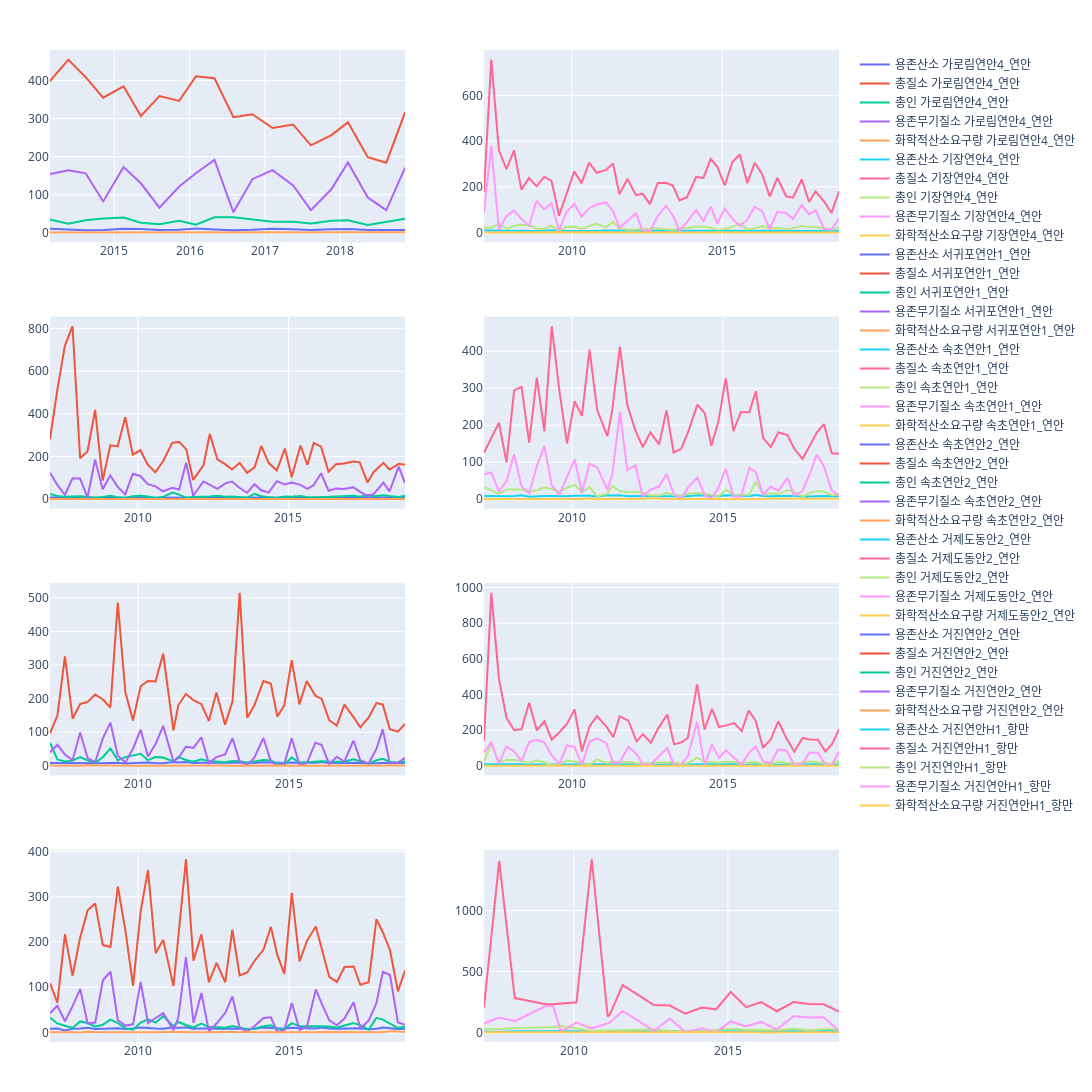

The notebook cell this image was saved under:
### Code cell
ocean_df = pd.read_csv(f'data/surface/0.01/2018.csv')
print(ocean_df.columns)
unique_values = ocean_df['station'].unique().tolist()
print(unique_values)
fig = make_subplots(rows=4, cols=2)

columns_to_plot = ['총질소[μg/L]', '총인[μg/L]', '용존무기질소[μg/L]','화학적산소요구량[mg/L]','암모니아성 질소[μg/L]']
for i, d in enumerate(unique_values):
    row = i // 2 + 1  # 행 결정
    col = i % 2 + 1   # 열 결정
    x = ocean_df.loc[ocean_df['station'] == d].sort_values(by='date_time').reset_index()
    fig.add_trace(go.Scatter(x=x['date_time'], y=x['용존산소[mg/L]'], name=f'용존산소 {d}'), row=row, col=col)
    fig.add_trace(go.Scatter(x=x['date_time'], y=x['총질소[μg/L]'], name=f'총질소 {d}'), row=row, col=col)
    fig.add_trace(go.Scatter(x=x['date_time'], y=x['총인[μg/L]'], name=f'총인 {d}'), row=row, col=col)
    fig.add_trace(go.Scatter(x=x['date_time'], y=x['용존무기질소[μg/L]'], name=f'용존무기질소 {d}'), row=row, col=col)
    fig.add_trace(go.Scatter(x=x['date_time'], y=x['화학적산소요구량[mg/L]'], name=f'화학적산소요구량 {d}'), row=row, col=col)


    
fig.update_layout(width=1200, height=1200, margin=dict(t=50, b=50, l=50, r=50))

fig.show()
